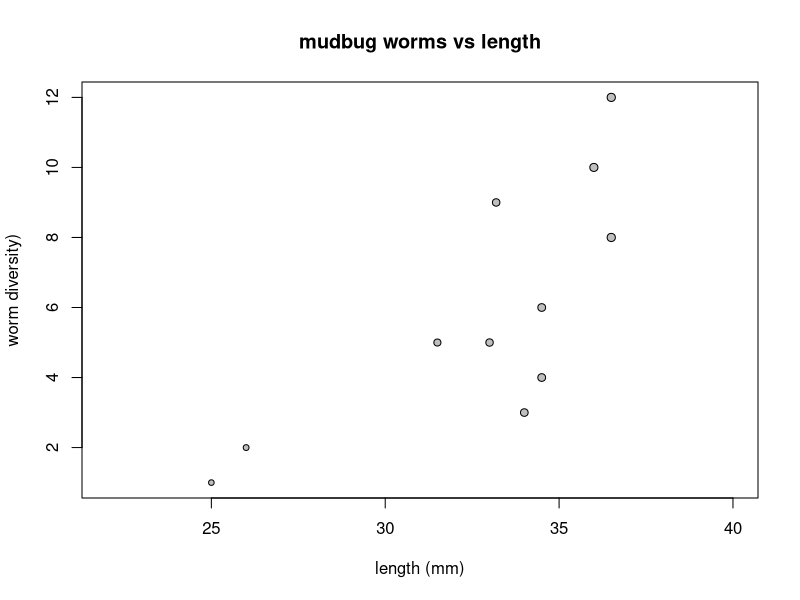
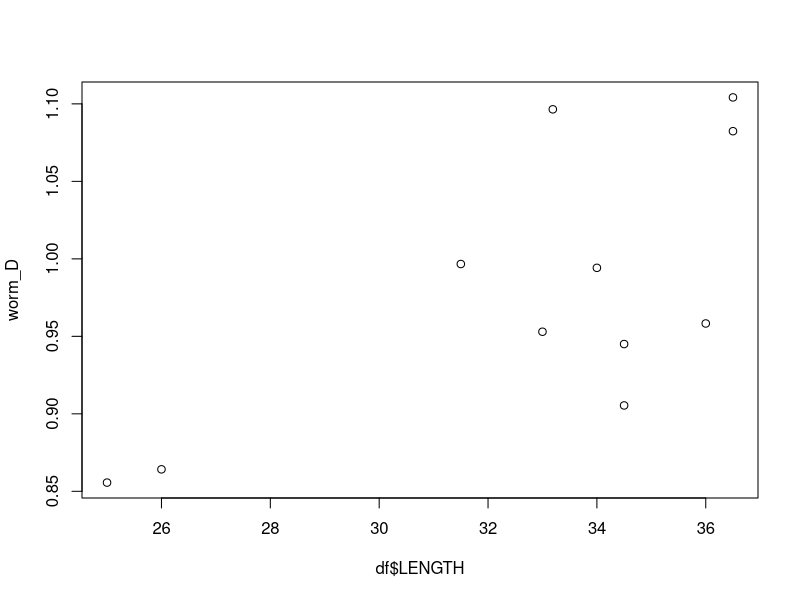
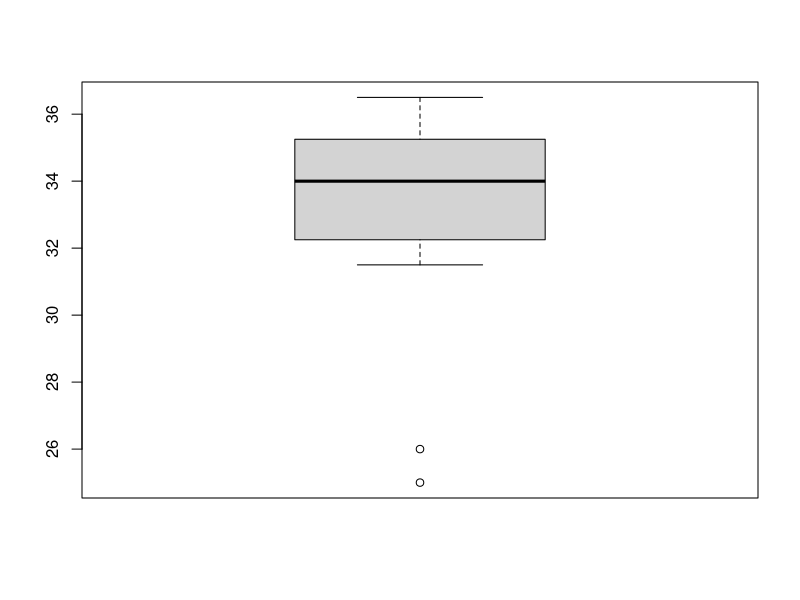
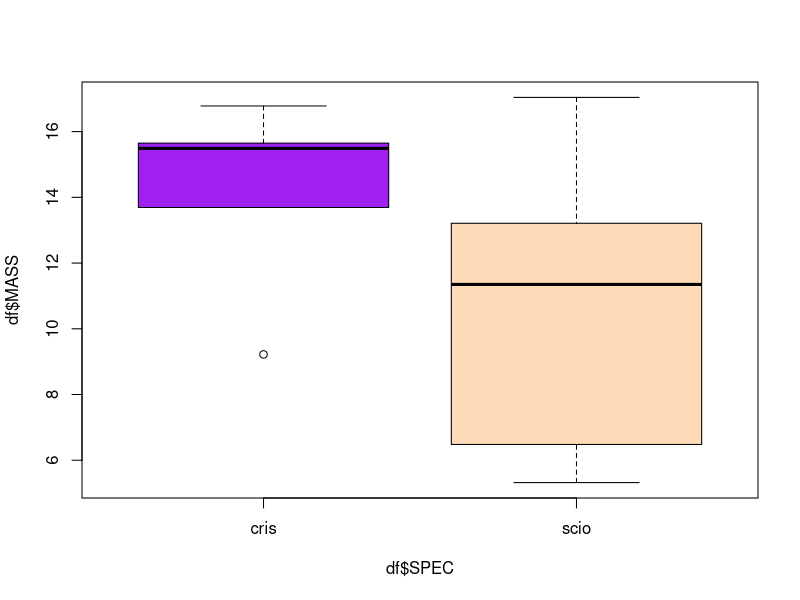
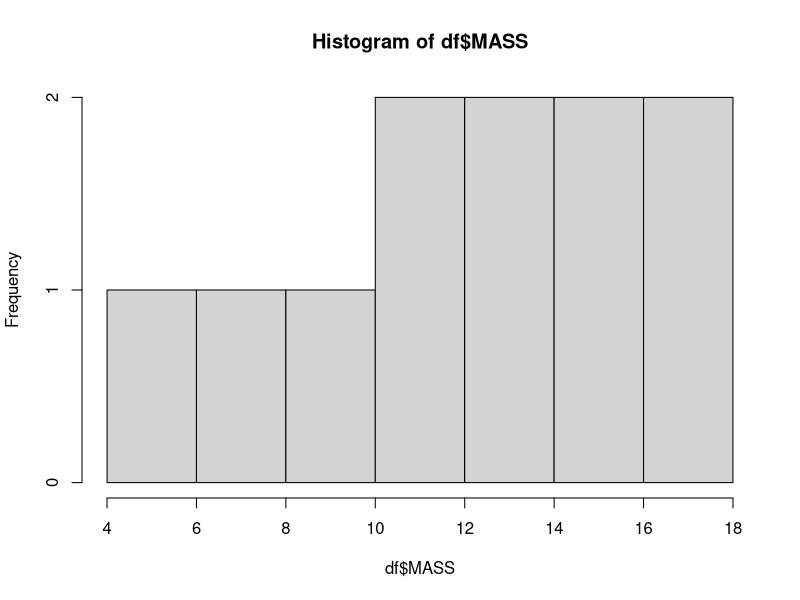
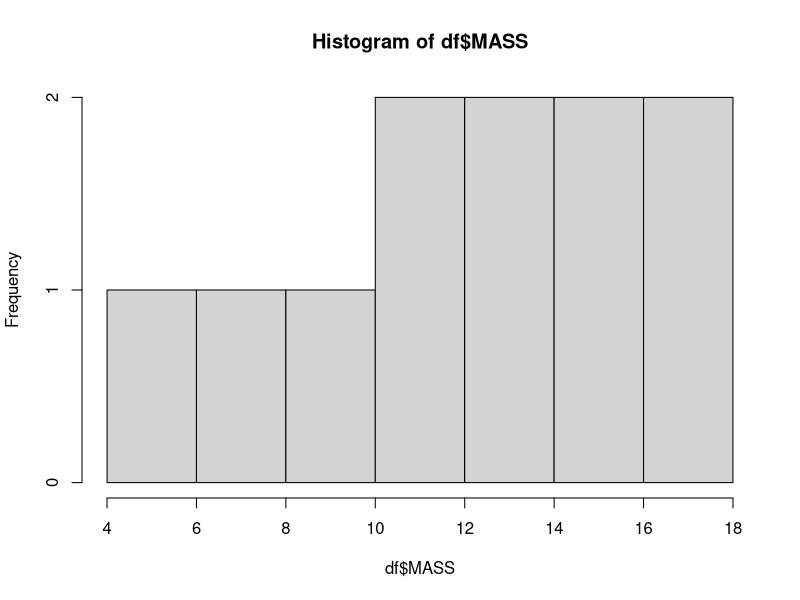

R code for these plots, in order:
#intro to R plotting example
#sep20 2022 JS


#installing and loading packages
####################################################################
#installing the actual code to your computer from an outside source
#Only needs to be done once per computer (unless it gets deleted)
#install.packages("vegan")
  #or use Tools --> Install packages and search for package
#load the contents of the package into your workspace in r
#this must be done during every R session
library(vegan)
  #can also use require(vegan)


#load the combined crayfish data from last week and have a look
setwd("C:/Users/Kent Codding/Desktop/Adv Biostat/Lab 3")
df <- read.csv("combined_crayworm_data.csv")

df <-na.omit(df) #remove missing data


#Make a scatter plot to examine the relationship between crayfish length and mass
#show examples of $,~, pch, cex, bg, data=
# ~ means 'by' or more specifically 'explained by'
# e.g. response variable explained by explanatory

plot(C_ingens ~ LENGTH, data = df,
     xlab = "length (mm)", ylab = "worm diversity)",
     main = "mudbug worms vs length",
     xlim = c(22,40), pch =21, 
     bg = "grey75", cex = 0.03 * df$LENGTH) #bg is background color (fill); cex is size (can scale by length)

#plot output of a function
worm_D <- diversity(df[,6:15]) #vegan calculates a diversity index for each worm (columns)
plot(df$LENGTH, worm_D) #bigger crayfish have more worm diversity!


#boxplot of mass of all crayfish
boxplot(df$LENGTH)

#Find the outliers!!
summary(df$LENGTH)

# get IQR
IQR(df$LENGTH)


# get threshold values for outliers
Tmin = 32.25-(1.5*3) #first quartile minus 1.5*IQR
Tmax = 35.25+(1.5*35) ##third quartile plus 1.5*IQR

# show rows of df with outliers for LENGTH
df[df$LENGTH < Tmin | df$LENGTH > Tmax,]



#boxplot to compare distribution of masses of two species
boxplot(df$MASS ~ df$SPEC, col = c("purple","peachpuff"))
#boxplot has no data = df arg, also has to be in ~ form

#histogram
hist(df$MASS) #breaks arg det. # of bins

#side by side or multipanel plotting
##################################
par(mfrow = c(1,2)) #mfrow set up like matrix c(numrows, numcols)

dev.off() #turns off multipanel plotting

#saving directly to file
pdf(file = "crayfish_mass_histogram_square.pdf", width = 5, height = 5)
  #pdfs are vector based, so can export to pdf at 5x5 and then increase size without resolution decreasing
hist(df$MASS)
dev.off()
